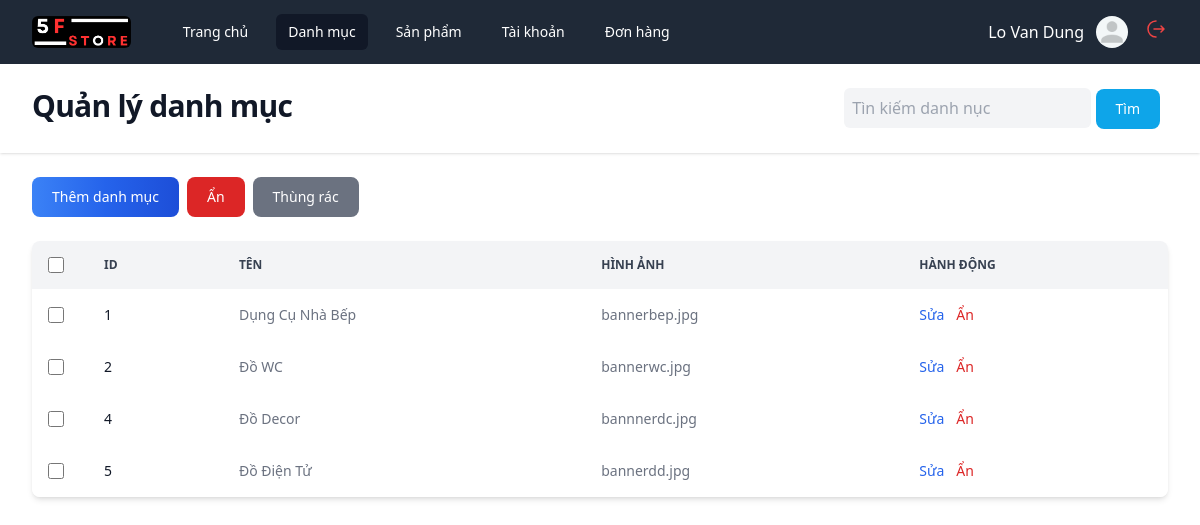
The app's page /admin?act=categories (signed in) with its own data.
### tables this page shows
CREATE TABLE `categories` (
  `id` int(10) NOT NULL,
  `name_category` varchar(200) NOT NULL,
  `image` varchar(200) NOT NULL,
  `is_deleted` tinyint(1) NOT NULL DEFAULT 0
);

### core.php (called while the page is built, shortened)
<?php
function viewAdmin($view, $values = [])
{
    return include("../views/admin/$view.php");
}
class Req
{
    public function __construct(
        Categories $categoriesService,
        Products $productsService,
        Users $usersService,
        Vouchers $vouchersService,
        CartsDetail $cartsService,
        Bills $billsService,
        ProductsBill $productsBillService,
        ProductDetail $productsDetailService,
        Images $imagesService,
        Reviews $reviewsService
    ) {
        $this->categoriesService = $categoriesService;
    }
}

### controllers/admin/CategoriesController.php (called while the page is built, shortened)
<?php
function controller_categories(Req $req)
{
    $categories = $req->categoriesService->getAll();
    return viewAdmin("categories", ['categories' => $categories]);
}

### admin/index.php (called while the page is built, shortened)
<?php
function bootstrap()
{
    include("./routes.php");
    include("../database/service.php");
    include("../models/categories.php");
    include("../models/products.php");
    include("../models/users.php");
    include("../models/vouchers.php");
    include("../models/cartsDetail.php");
    include("../models/bills.php");
    include("../models/productsBill.php");
    include("../models/productsDetail.php");
    include("../models/images.php");
    include("../models/reviews.php");
    $role = $_SESSION["user"]["role"];
    $req = new Req(
        $categories,
        $products,
        $users,
        $vouchers,
        $cartsDetail,
        $bills,
        $productsBill,
        $productsDetail,
        $images,
        $reviews,
    );
    if (!isset($_GET['act'])) $act = check_path('');
    else $act = check_path($_GET['act']);
    foreach ($routes as $route) {
        if ($act == $route['path'] && $role >= 1 && $role <= 2) {
            return $route['view']($req);
        }
    }
}
bootstrap();

### database/service.php (called while the page is built, shortened)
<?php
include("database.php");
class ServicePdo
{
    public function __construct($nameDB)
    {
        $this->dbName = $nameDB;
        $this->pdo = connect();
    }
}

### models/categories.php (called while the page is built, shortened)
<?php
class Categories extends ServicePdo
{
    public function getAll($is_deleted = false)
    {
        $dbName = $this->dbName;
        $sql = "SELECT * FROM $dbName WHERE IS_DELETED = '$is_deleted'";
        return $this->pdo->query($sql)->fetchAll();
    }
}

### database/database.php (called while the page is built)
<?php
function connect()
{
    try {
        $connect =  new PDO("mysql:host=localhost; dbname=project", "root", "123456789");
        $connect->setAttribute(PDO::ATTR_ERRMODE, PDO::ERRMODE_EXCEPTION);
        return $connect;
    } catch (PDOException $e) {
        echo $e->getMessage();
        throw $e;
    }
}

### views/admin/categories.php (the view, shortened to what this page needs)
<!DOCTYPE html>
<html lang="en">
<head>
    <script src="https://cdn.tailwindcss.com"></script>
    <link rel="stylesheet" href="/asset/css/style.css">
</head>
<body>
    <div class="min-h-full">
        <?php include('partials/header.php') ?>
        <header class="bg-white shadow ">
            <div class="mx-auto max-w-7xl px-4 py-6 sm:px-6 lg:px-8 flex item-center justify-between">
                <h1 class="text-3xl font-bold tracking-tight text-gray-900">Quản lý danh mục</h1>
                <div class="flex gap-4">
                    <form action="">
                        <input type="search" name='q' class="bg-gray-100 rounded-md px-2 py-2"
                            placeholder="Tìn kiếm danh nục">
                        <button type="submit"
                            class="text-white bg-sky-500 focus:ring-4 focus:outline-none focus:ring-red-300 font-medium rounded-lg text-sm px-5 py-2.5 text-center me-2">Tìm</button>
                    </form>
                </div>
            </div>
        </header>
        <main>
            <div class="mx-auto max-w-7xl py-6 sm:px-6 lg:px-8">
                <form action="?act=delete-category" method="POST">
                    <div class="flex justify-between mb-4">
                        <div class="flex">
                            <a href="/admin?act=add-category"
                                class="text-white bg-gradient-to-r from-blue-500 via-blue-600 to-blue-700 hover:bg-gradient-to-br focus:ring-4 focus:outline-none focus:ring-blue-300 font-medium rounded-lg text-sm px-5 py-2.5 text-center me-2 mb-2">Thêm
                                danh mục</a>
                            <button type="button" id="delete-many"
                                class="text-white bg-red-600 focus:ring-4 focus:outline-none focus:ring-red-300 font-medium rounded-lg text-sm px-5 py-2.5 text-center me-2 mb-2">Ẩn</button>
                            <a href="?act=bin-categories"
                                class="text-white bg-gray-500 focus:ring-4 focus:outline-none focus:ring-gray-300 font-medium rounded-lg text-sm px-5 py-2.5 text-center me-2 mb-2">Thùng
                                rác</a>
                        </div>
                    </div>
                    <div class="relative overflow-x-auto shadow-md sm:rounded-lg">
                        <table class="w-full text-sm text-left rtl:text-right text-gray-500">
                            <thead class="text-xs text-gray-700 uppercase bg-gray-100">
                                <tr>
                                    <th scope="col" class="p-4">
                                        <div class="flex items-center">
                                            <input id="checkbox-all-search" type="checkbox"
                                                class="w-4 h-4 text-blue-600 bg-gray-100 rounded focus:ring-blue-500  ring-offset-gray-800 focus:ring-offset-gray-800 focus:ring-2  border-gray-600">
                                        </div>
                                    </th>
                                    <th scope="col" class="px-6 py-3">
                                        Id
                                    </th>
                                    <th scope="col" class="px-6 py-3">
                                        Tên
                                    </th>
                                    <th scope="col" class="px-6 py-3">
                                        Hình ảnh
                                    </th>
                                    <th scope="col" class="px-6 py-3">
                                        Hành động
                                    </th>
                                </tr>
                            </thead>
                            <tbody>
                                <?php
                                foreach ($categories as $category) {
                                    extract($category);
                                    ?>
                                    <tr class="bg-white hover:bg-gray-50 ">
                                        <td class="w-4 p-4">
                                            <div class="flex items-center">
                                                <input value="<?= $id ?>" name="category-id[]" id="checkbox-<?= $id ?>"
                                                    type="checkbox"
                                                    class="w-4 h-4 text-blue-600 bg-gray-100 rounded focus:ring-blue-500  ring-offset-gray-800 focus:ring-offset-gray-800 focus:ring-2  border-gray-600">
                                            </div>
                                        </td>
                                        <th scope="row" class="px-6 py-4 font-medium text-gray-900 whitespace-nowrap">
                                            <?= $id ?>
                                        </th>
                                        <td class="px-6 py-4">
                                            <?= $name_category ?>
                                        </td>
                                        <td class="px-6 py-4">
                                            <?= $image ?>
                                        </td>
                                        <td class="flex items-center px-6 py-4">
                                            <a href="/admin?act=edit-category&id=<?= $id ?>"
                                                class="font-medium text-blue-600  hover:underline">Sửa</a>
                                            <button type="button" id="delete-category" data-id="<?= $id ?>"
                                                class="font-medium text-red-600 hover:underline ms-3">Ẩn</button>
                                        </td>
                                    </tr>
                                    <?php
                                }
                                ?>
                            </tbody>
                        </table>
                    </div>
                </form>
            </div>
        </main>
    </div>
</body>
</html>

### records on screen
categories: id "1", name_category "Dụng Cụ Nhà Bếp", image "bannerbep.jpg"
categories: id "2", name_category "Đồ WC", image "bannerwc.jpg"
categories: id "4", name_category "Đồ Decor", image "bannnerdc.jpg"
categories: id "5", name_category "Đồ Điện Tử", image "bannerdd.jpg"

### other values on screen
$name "Trang chủ"
$name "Danh mục"
$name "Sản phẩm"
$name "Tài khoản"
$name "Đơn hàng"
$_SESSION['user']['full_name'] "Lo Van Dung"
